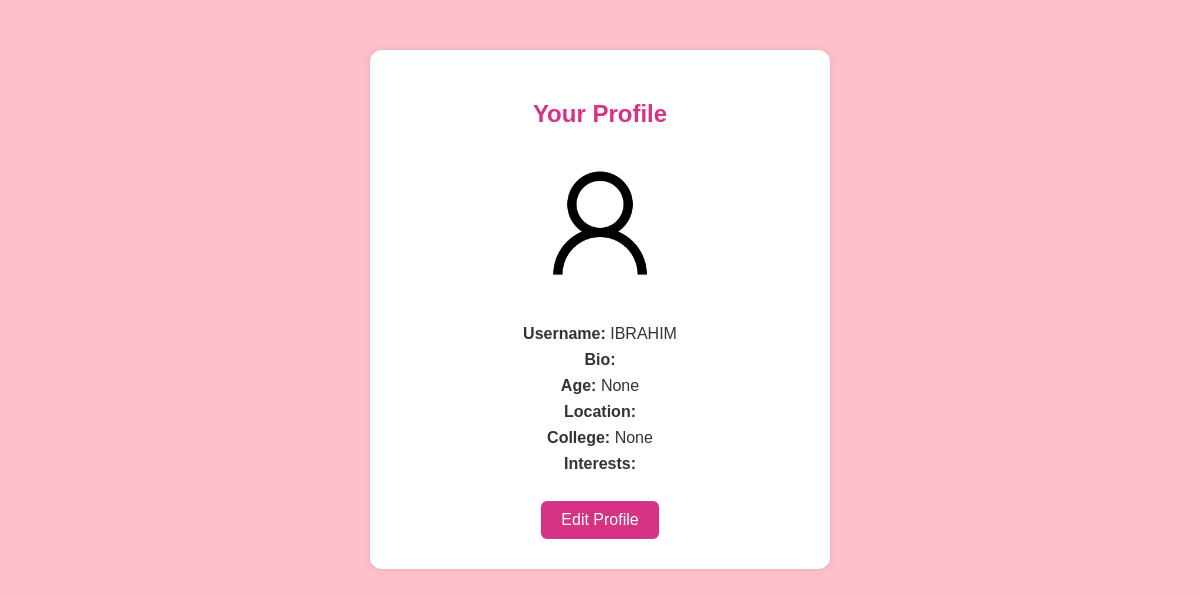
Page /profile/ (signed in) on the earlier database version.
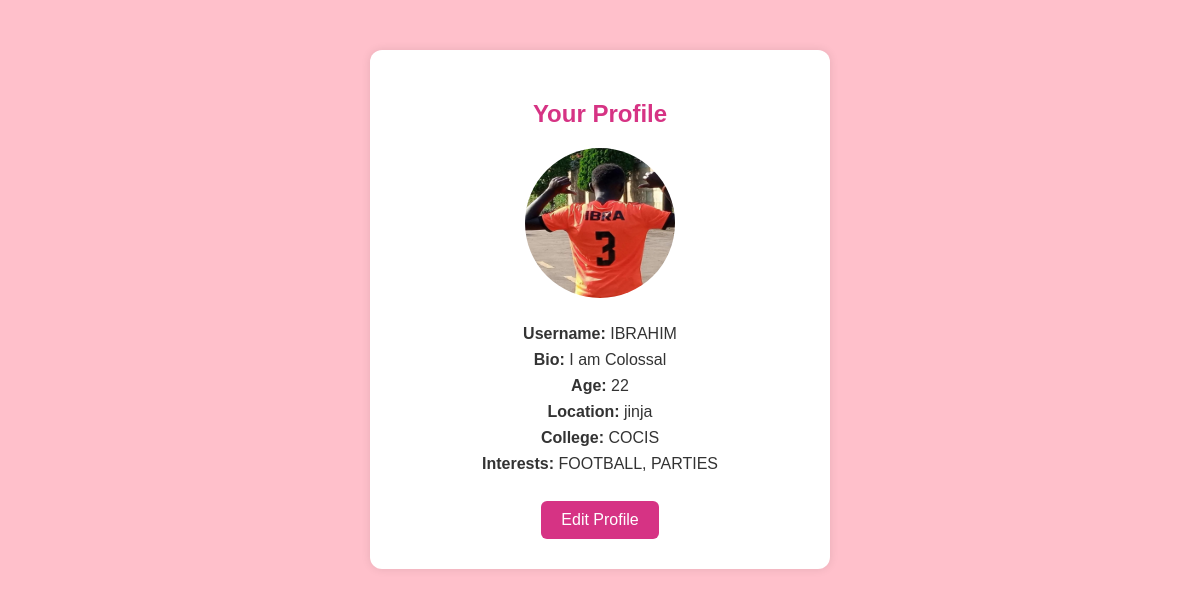
Same page on the later database version.
### match/models.py (models this page shows, shortened)
class CustomUser(AbstractUser):
    COLLEGE_CHOICES = [
        ('COCIS', 'COCIS'),
        ('CEDAT', 'CEDAT'),
        ('CHUSS', 'CHUSS'),
    ]
    INTEREST_CHOICES = [
        ('Music', 'Music'),
        ('Sports', 'Sports'),
        ('Gaming', 'Gaming'),
        ('Movies', 'Movies'),
        ('Tech', 'Tech'),
    ]
    bio = models.TextField(blank=True)
    profile_pic = models.ImageField(upload_to='profile_pics/', null=True, blank=True)
    interests = models.TextField()  # Comma-separated list of interests
    age = models.PositiveIntegerField(null=True)
    location = models.CharField(max_length=255)
    college = models.CharField(max_length=10, choices=COLLEGE_CHOICES, null=True, blank=True)
    interests = models.ManyToManyField(Interest, blank=True)
    email_verified = models.BooleanField(default=False)
    verification_code = models.CharField(max_length=6, blank=True, null=True)

class Interest(models.Model):
    name = models.CharField(max_length=50)
    def __str__(self):
        return self.name

### match/views.py (the view)
# urls.py: path('profile/', views.view_profile, name='view_profile'),
@login_required
def view_profile(request):
    return render(request, 'profile.html', {'user': request.user})

### match/templates/profile.html (shortened to what this page needs)
{% load static %}
<!DOCTYPE html>
<html>
<head>
</head>
<body>
    <div class="profile-container">
        <h2>Your Profile</h2>
        {% if user.profile_pic %}
            <img src="{{ user.profile_pic.url }}" width="150" height="150" style="border-radius: 50%;">
        {% else %}
            <img src="{% static 'images/default-avatar.png' %}" width="150" height="150" style="border-radius: 50%;">
        {% endif %}
        <p><strong>Username:</strong> {{ user.username }}</p>
        <p><strong>Bio:</strong> {{ user.bio }}</p>
        <p><strong>Age:</strong> {{ user.age }}</p>
        <p><strong>Location:</strong> {{ user.location }}</p>
        <p><strong>College:</strong> {{ user.college }}</p>
        <p><strong>Interests:</strong> {{ user.interests.all|join:", " }}</p>
        <a href="{% url 'edit_profile' %}">Edit Profile</a>
    </div>
</body>
</html>

Differences in the rows shown:
changed CustomUser "IBRAHIM": profile_pic: picture added; bio (not shown) → "I am Colossal"; age "None" → "22"; location (not shown) → "jinja"; college "None" → "COCIS"; interests.all (not shown) → "FOOTBALL, PARTIES"
